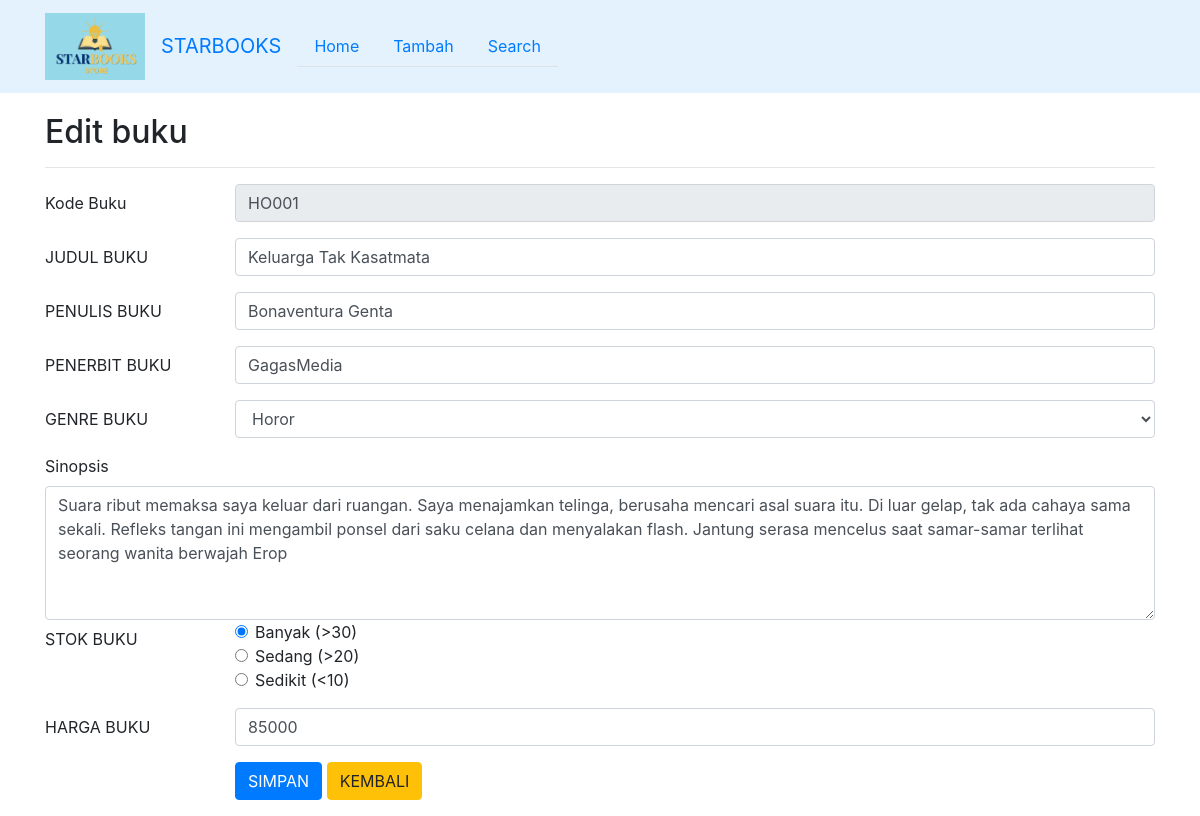
Page /edit.php?kode_buku=HO001 on the committed database.
### tables this page shows
CREATE TABLE `buku` (
  `kode_buku` varchar(10) NOT NULL,
  `judul` varchar(50) NOT NULL,
  `penulis` varchar(30) NOT NULL,
  `penerbit` varchar(30) NOT NULL,
  `genre` varchar(50) NOT NULL,
  `sinopsis` varchar(300) NOT NULL,
  `stok` varchar(20) NOT NULL,
  `harga` int(11) NOT NULL
);

### edit.php (the view, shortened to what this page needs)
<?php include('config.php'); ?>
<!DOCTYPE html>
<html>
<head>
	<link rel="stylesheet" href="https://stackpath.bootstrapcdn.com/bootstrap/4.1.3/css/bootstrap.min.css">
</head>
  <nav class="navbar navbar-expand-lg" style="background-color: #e3f2fd;">
    <div class="container">
      <a class="navbar-brand" href="#"><img src="logo1.png" width="100px"></a>
      <a class="navbar-brand" href="#">STARBOOKS</a>
      <div class="collapse navbar-collapse" id="navbarSupportedContent">
        <ul class="nav nav-tabs">
        	<li class="nav-item">
		    <a class="nav-link " aria-current="page" href="index.php">Home</a>
		  </li>
		  <li class="nav-item">
		    <a class="nav-link" href="tambah.php">Tambah</a>
		  </li>
		  <li class="nav-item">
		    <a class="nav-link" href="cari.php">Search</a>
		  </li>
        </ul>
      </div>
    </div>
  </nav>
	<div class="container" style="margin-top:20px">
		<h2>Edit buku</h2>
		<hr>
		<?php
		if(isset($_GET['kode_buku'])){
			$kode_buku = $_GET['kode_buku'];
			$select = mysqli_query($koneksi, "SELECT * FROM buku WHERE kode_buku='$kode_buku'") or die(mysqli_error($koneksi));
			if(mysqli_num_rows($select) == 0){
				echo '<div class="alert alert-warning">Kode Buku tidak ada dalam database.</div>';
				exit();
			}else{
				$data = mysqli_fetch_assoc($select);
			}
		}
		?>
		<form action="edit.php?kode_buku=<?php echo $kode_buku; ?>" method="post">
			<div class="form-group row">
				<label class="col-sm-2 col-form-label">Kode Buku</label>
				<div class="col-sm-10">
					<input type="text" name="kode_buku" class="form-control" size="4" value="<?php echo $data['kode_buku']; ?>" readonly required>
				</div>
			</div>
			<div class="form-group row">
				<label class="col-sm-2 col-form-label">JUDUL BUKU</label>
				<div class="col-sm-10">
					<input type="text" name="judul" class="form-control" value="<?php echo $data['judul']; ?>" required>
				</div>
			</div>
			<div class="form-group row">
				<label class="col-sm-2 col-form-label">PENULIS BUKU</label>
				<div class="col-sm-10">
					<input type="text" name="penulis" class="form-control" value="<?php echo $data['penulis']; ?>" required>
				</div>
			</div>
			<div class="form-group row">
				<label class="col-sm-2 col-form-label">PENERBIT BUKU</label>
				<div class="col-sm-10">
					<input type="text" name="penerbit" class="form-control" value="<?php echo $data['penerbit']; ?>" required>
				</div>
			</div>
			<div class="form-group row">
				<label class="col-sm-2 col-form-label">GENRE BUKU</label>
				<div class="col-sm-10">
					<select name="genre" class="form-control" required>
						<option value="Horor" <?php if($data['genre'] == 'Horor'){ echo 'selected'; } ?>>Horor</option>
					</select>
				</div>
			</div>
			<div class="form-group">
            <label>Sinopsis</label>
            <textarea name="sinopsis" class="form-control" rows="5"placeholder="Masukan Sinopsis" required><?php echo $data['sinopsis']; ?></textarea>
            <div class="form-group row">
				<label class="col-sm-2 col-form-label">STOK BUKU</label>
				<div class="col-sm-10">
					<div class="form-check">
						<input type="radio" class="form-check-input" name="stok" value="Banyak (>30)" <?php if($data['stok'] == 'Banyak (>30)'){ echo 'checked'; } ?>  required>
						<label class="form-check-label">Banyak (>30)</label>
					</div>
					<div class="form-check">
						<input type="radio" class="form-check-input" name="stok" value="Sedang (>20)" <?php if($data['stok'] == 'Sedang (>20)'){ echo 'checked'; } ?>  required>
						<label class="form-check-label">Sedang (>20)</label>
					</div>
					<div class="form-check">
						<input type="radio" class="form-check-input" name="stok" value="Sedikit (<10)" <?php if($data['stok'] == 'Sedikit (<10)'){ echo 'checked'; } ?>  required>
						<label class="form-check-label">Sedikit (<10)</label>
					</div>
				</div>
			</div>
			<div class="form-group row">
				<label class="col-sm-2 col-form-label">HARGA BUKU</label>
				<div class="col-sm-10">
					<input type="number" name="harga" class="form-control" value="<?php echo $data['harga']; ?>" required>
				</div>
			</div>
			<div class="form-group row">
				<label class="col-sm-2 col-form-label">&nbsp;</label>
				<div class="col-sm-10">
					<input type="submit" name="submit" class="btn btn-primary" value="SIMPAN">
					<a href="index.php" class="btn btn-warning">KEMBALI</a>
				</div>
			</div>
		</form>
	</div>
</body>
</html>

### rows in the picture
buku: kode_buku "HO001", judul "Keluarga Tak Kasatmata", penulis "Bonaventura Genta", penerbit "GagasMedia", genre "Horor", sinopsis "Suara ribut memaksa saya keluar dari ruangan. Saya menajamkan telinga, berusaha mencari asal suara itu. Di luar gelap, tak ada cahaya sama sekali. Refleks tangan ini mengambil ponsel dari saku celana dan menyalakan flash. Jantung serasa mencelus saat samar-samar terlihat seorang wanita berwajah Erop", stok "☑", harga "85000"
